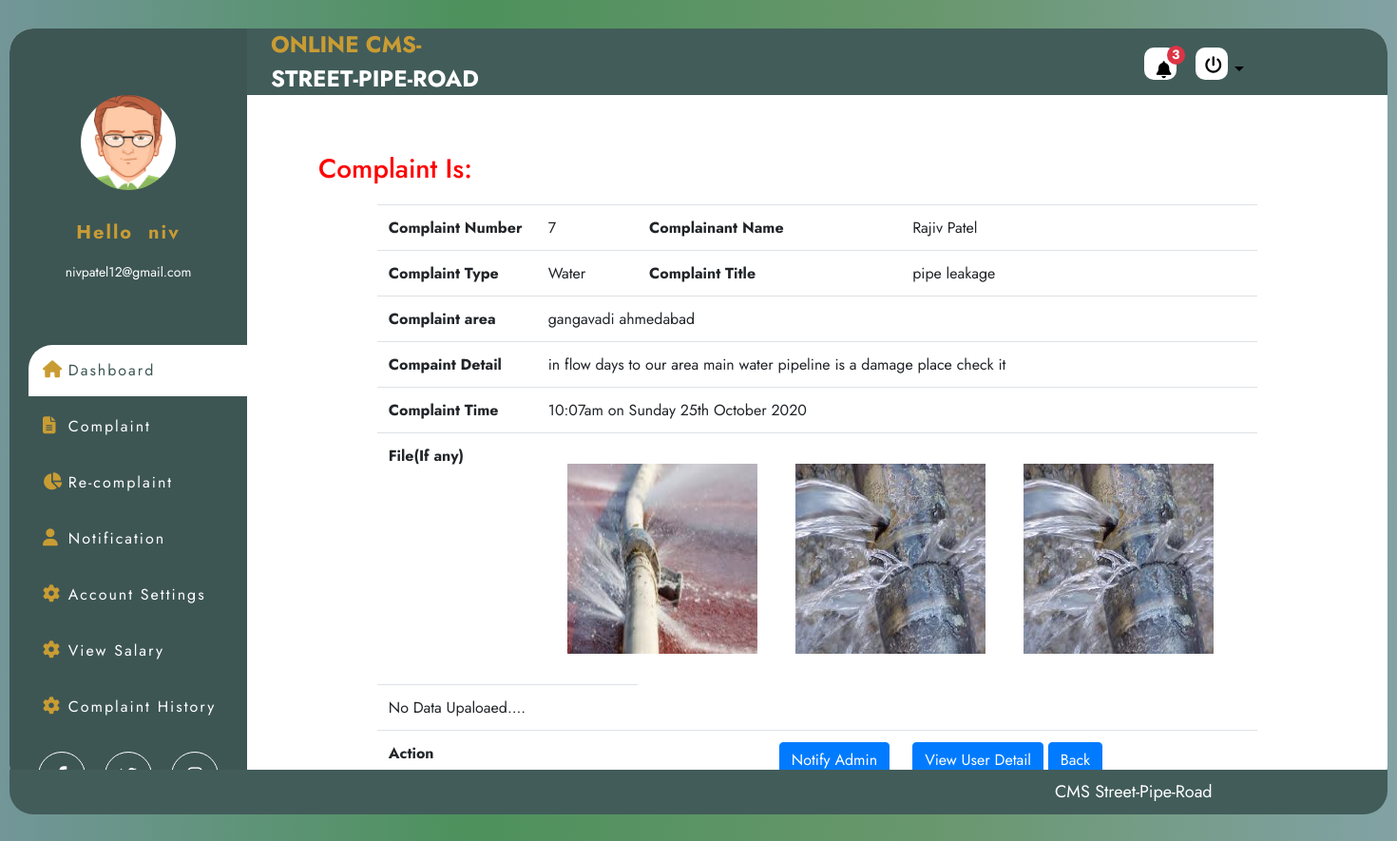
Screenshot of /project/worker/view_indetail_complaint.php?cid=7 (signed in) with the database file from the repository.
### tables this page shows
CREATE TABLE `usertb` (
  `user_id` int(11) NOT NULL,
  `user_name` varchar(20) NOT NULL,
  `last_name` varchar(20) NOT NULL,
  `user_email` varchar(100) NOT NULL,
  `user_role` varchar(100) NOT NULL,
  `user_image` varchar(255) NOT NULL,
  `user_city` varchar(100) NOT NULL,
  `pwd` varchar(255) NOT NULL,
  `security_que` varchar(100) NOT NULL,
  `sequrity_ans` varchar(100) NOT NULL,
  `contact` varchar(100) NOT NULL,
  `user_area` varchar(50) NOT NULL,
  `user_pincode` varchar(12) NOT NULL,
  `account_time` timestamp NOT NULL DEFAULT current_timestamp()
);

CREATE TABLE `complain_tb` (
  `complaint_id` int(20) NOT NULL,
  `complaint_title` varchar(100) NOT NULL,
  `c_type` varchar(20) NOT NULL,
  `complaint_discription` varchar(255) NOT NULL,
  `user_id` int(10) NOT NULL,
  `user_worker_id` int(10) NOT NULL,
  `padding` enum('1','0') NOT NULL,
  `running` enum('1','0') NOT NULL,
  `complete` enum('1','0') NOT NULL,
  `image` varchar(255) NOT NULL,
  `c_address` varchar(255) NOT NULL,
  `recever_image` varchar(600) NOT NULL,
  `ctimestamp` datetime NOT NULL DEFAULT current_timestamp(),
  `solvetimestamp` datetime NOT NULL DEFAULT current_timestamp()
);

### project/worker/view_indetail_complaint.php (the view, shortened to what this page needs)
<html>
<body>
    <div class="wrapper">
        <div class="wrapper_inner">
            <?php include "partial/_sidebar.php"; ?>
            <div class="main_container">
                <?php include "partial/_header.php"; ?>
                <div class="container my-3" >
                <h3 style="margin:20px;color:red;">Complaint Is:</h3>
                <table class="table table-borderedless mx-auto" style="width: 85%;margin-bottom:100px;">
                    <tbody>
                        <?php
                         $complaint_get_id=$_GET['cid'];
                        $sql="SELECT * FROM `complain_tb` WHERE `complaint_id`='$complaint_get_id'";
                        $result=mysqli_query($conn,$sql);
                        while($row = mysqli_fetch_assoc($result))
                        {
                            $complaint_id=$row["complaint_id"];
                            $complaint_name=$row["complaint_title"];
                            $complaint_dis=$row["complaint_discription"];
                            $complaint_ctimestamp=$row["ctimestamp"];
                            $date=date_create($complaint_ctimestamp);
                            $complaint_user_id=$row["user_id"];
                            $recever_img=$row["recever_image"];
                            $res_c_image=$row["image"];
                            $caddress=$row["c_address"];
                            $ctype=$row["c_type"];
                            $sql2="SELECT * FROM `usertb` WHERE `user_id`='$complaint_user_id'";
                            $result2=mysqli_query($conn,$sql2);
                            while($row2 = mysqli_fetch_assoc($result2))
                            {
                                $user_name=$row2["user_name"];
                                $last_name=$row2["last_name"];
                             echo'  <tr>
                            <th scope="row">Complaint Number</th>
                            <td>'.$complaint_id.'</td>
                            <th scope="row"> Complainant Name</th>
                            <td>'.ucfirst($user_name).' '.ucfirst($last_name).'</td>
                        </tr>
                        <tr>
                            <th scope="row">Complaint Type</th>
                            <td>'.ucfirst($ctype).'</td>
                            <th scope="row"> Complaint Title</th>
                            <td>'.$complaint_name.'</td>
                        </tr>
                        <tr>
                            <th scope="row"> Complaint area</th>
                            <td colspan="3">'.$caddress.'</td>
                        </tr>
                        <tr>
                            <th scope="row"> Compaint Detail</th>
                            <td colspan="3">'.$complaint_dis.'</td>
                        </tr>
                        <tr>
                            <th scope="row">Complaint Time</th>
                            <td colspan="3">'.date_format($date, 'g:ia \o\n l jS F Y').'</td>
                        </tr>
                        <tr>
                            <th scope="row">File(If any)</th>
                            <td colspan="3">';
                            $res_c_image=explode(" ",$res_c_image);
                            $count=count($res_c_image)-1;
                            for ($i=0; $i <$count ; ++$i) {
                                echo '<img src="../../USER_WORK/'.$res_c_image[$i].'" alt="" style="margin:20px;" height="200px" width="200px" >';
                            }
                            echo '</td>
                        </tr>';
                        if($recever_img=="")
                            {
                                echo '<tr><td colspan="2" >No Data Upaloaed....</td></tr>';
                                }
                        echo '<tr>
                            <th scope="row">Action</th>
                            <td colspan="2" style="text-align:right">
                            <button type="button" class="btn btn-primary"
                            data-toggle="modal" data-target="#notifyadmin">
                            Notify Admin
                        </button>
                            <td><button type="button" class="btn btn-primary" data-toggle="modal"
                                    data-target="#viewuserdetail">
                                    View User Detail
                                </button>
                                <a href="view_complaint.php" class="btn btn-primary">Back</a></td>
                        </tr>';
                            }
                        }
                        ?>
                    </tbody>
                </table>
                </div>
            </div>
            <?php include "partial/footer.php"; ?>
        </div>
    </div>
</body>
</html>

### project/worker/partial/_sidebar.php (shortened to what this page needs)
<?php
include('_dbconnect.php');
?>
<html>
    <body>
    <div class="vertical_wrap">
                <div class="vertical_bar">
                    <div class="profile_info">
                        <div class="img_holder">
                        <?php
                            if(isset($_SESSION['loginworker']) && $_SESSION['loginworker']==true)
                                    {
                                       $wemail=$_SESSION['workeremail'];
                                        $sql="SELECT * FROM `usertb` WHERE `user_email`='$wemail'";
                                        $result=mysqli_query($conn,$sql);
                                        while($row = mysqli_fetch_assoc($result))
                                        {
                                            $wname=$row["user_name"];
                                            $wemail=$row["user_email"];
                                            $wimage=$row["user_image"];
                                            if($wimage=="")
                                {
                                    echo '<p style="margin-top:40px;color:#fff;"><a href="settingprofile.php"  style="color:#fff;">Edit Your Profile Info</a></p>';
                                }
                                else{
                                            echo '<img src="'.$wimage.'" height="100px" width="100px" style="
                                                border-radius:50%;
                                                margin:20px 0px;
                                                " alt="profile_pic">';
                                }
                                            echo '</div>';
                                            echo '<p class="title">Hello &nbsp;'.$wname.'</p>
                                                            <p class="sub_title">'.$wemail.'</p>';
                                        }
                                    }
                                ?>
                    </div>
                    <ul class="menu" >
                        <li>
                            <a href="index.php" class="active">
                                <span class="icon"><i class="fas fa-home"></i></span>
                                <span class="text">Dashboard</span>
                            </a>
                        </li>
                        <li>
                            <a href="view_complaint.php">
                                <span class="icon"><i class="fas fa-file-alt"></i></span>
                                <span class="text">Complaint</span>
                            </a>
                        </li>
                        <li>
                            <a href="recomplaint.php">
                                <span class="icon"><i class="fas fa-chart-pie"></i></span>
                                <span class="text">Re-complaint</span>
                            </a>
                        </li>
                        <li>
                            <a href="feedback.php">
                                <span class="icon"><i class="fas fa-user"></i></span>
                                <span class="text">Notification</span>
                            </a>
                        </li>
                        <li>
                            <a href="setting.php">
                                <span class="icon"><i class="fas fa-cog"></i></span>
                                <span class="text">Account Settings</span>
                            </a>
                        </li>
                        <li>
                            <a href="wsalary.php">
                                <span class="icon"><i class="fas fa-cog"></i></span>
                                <span class="text">View Salary</span>
                            </a>
                        </li>
                        <li>
                            <a href="complaint_history.php">
                                <span class="icon"><i class="fas fa-cog"></i></span>
                                <span class="text">Complaint History</span>
                            </a>
                        </li>
                    </ul>
                    <ul class="social">
                        <li><a href="#"><i class="fab fa-facebook-f"></i></a></li>
                        <li><a href="#"><i class="fab fa-twitter"></i></a></li>
                        <li><a href="#"><i class="fab fa-instagram"></i></a></li>
                    </ul>
                </div>
            </div>
    </body>
</html>

### project/worker/css/style.css (style rules this page uses)
* { font-family: 'Jost', sans-serif; list-style: none; text-decoration: none; margin: 0; padding: 0; box-sizing: border-box; font-family: 'Jost', sans-serif; }
body { background: linear-gradient(to right, #739699, #4d915c, #69976d, #82a2a5); }
.wrapper { margin: 0 10px; }
.wrapper_inner { position: relative; max-width: 1480px; width: 100%; height: 800px; background: #fff; margin: 30px auto; border-radius: 25px; display: flex; }
.vertical_wrap { position: relative; height: 100%; }
.vertical_bar { width: 250px; background: #3d5654; height: 100%; border-top-left-radius: 25px; border-bottom-left-radius: 25px; position: relative; }
.vertical_bar .profile_info { text-align: center; padding: 50px 25px; }
.vertical_bar .profile_info img { width: 100px; }
.vertical_bar .profile_info .title { font-size: 20px; letter-spacing: 2px; color: #c99c33; font-weight: 700; padding-top: 10px; }
.vertical_bar .profile_info .sub_title { font-size: 14px; color: #fff; }
.vertical_bar .menu { padding-left: 20px; }
.vertical_bar .menu li a { display: block; padding: 15px; color: #fff; letter-spacing: 2px; border-top-left-radius: 25px; margin-bottom: 5px; text-decoration-line: none; }
.vertical_bar .menu li a .icon { color: #c99c33; width: 20px; font-size: 18px; padding-right: 10px; display: inline-block; }
.vertical_bar .menu li a:hover, .vertical_bar .menu li a.active { background: #fff; color: #3d5654; }
.vertical_bar .social { width: 100%; display: flex; justify-content: center; bottom: 10px; margin-top: 20px; }
.vertical_bar .social li a { width: 50px; height: 50px; color: #fff; border: 1px solid #fff; display: inline-block; border-radius: 50%; padding-top: 15px; font-weight: 600; font-size: 18px; text-align: center; line-height: 50px; margin: 0 10px; }
.main_container { width: calc(100% - 250px); }
.main_container .container { padding: 25px; height: calc(100% - 60px); overflow: auto; }
a { text-decoration: none; background: #000; color: #fff; padding: 5px; display: inline-block; }

### rows the page displays
usertb: user_image (picture), user_name "niv", user_email "nivpatel12@gmail.com"
complain_tb: complaint_id "7", c_type "Water", complaint_title "pipe leakage", c_address "gangavadi ahmedabad", complaint_discription "in flow days to our area main water pipeline is a damage place check it", ctimestamp "10:07am on Sunday 25th October 2020"
usertb: user_name "Rajiv", last_name "Patel"

### other values shown
$ncount "3"
